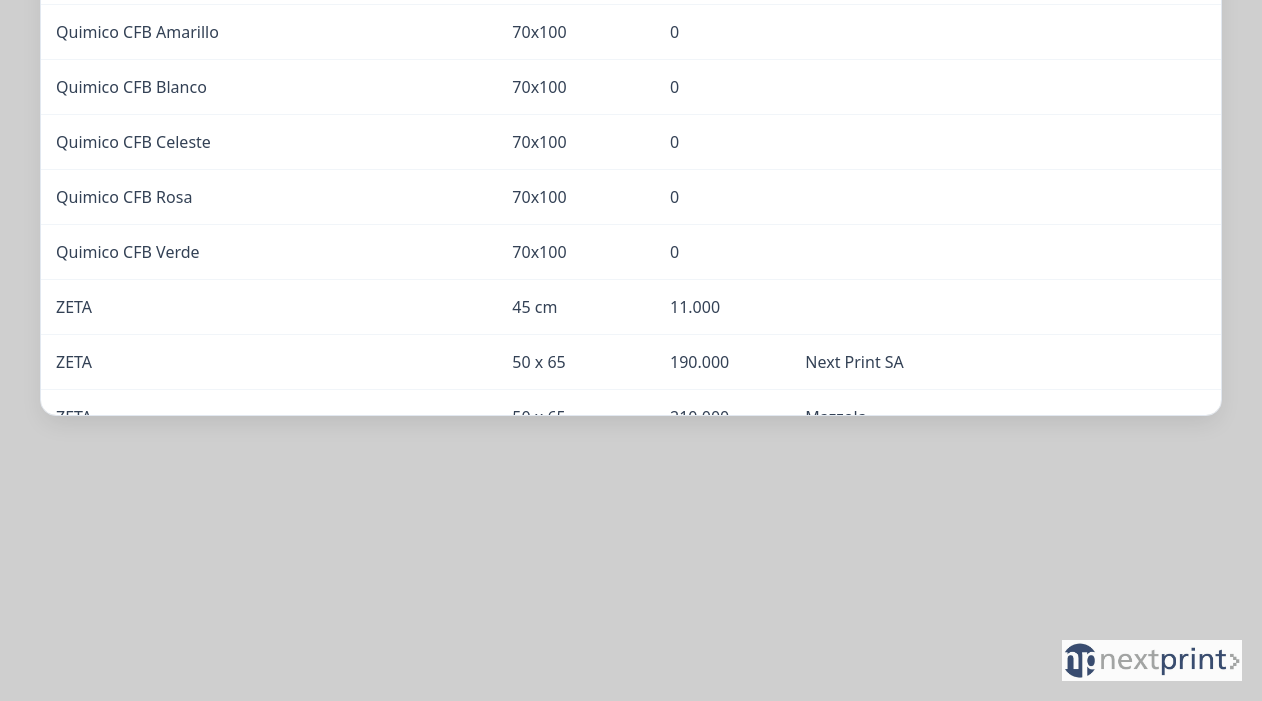
The app's page /papel/inventario (signed in, lower part), older data.
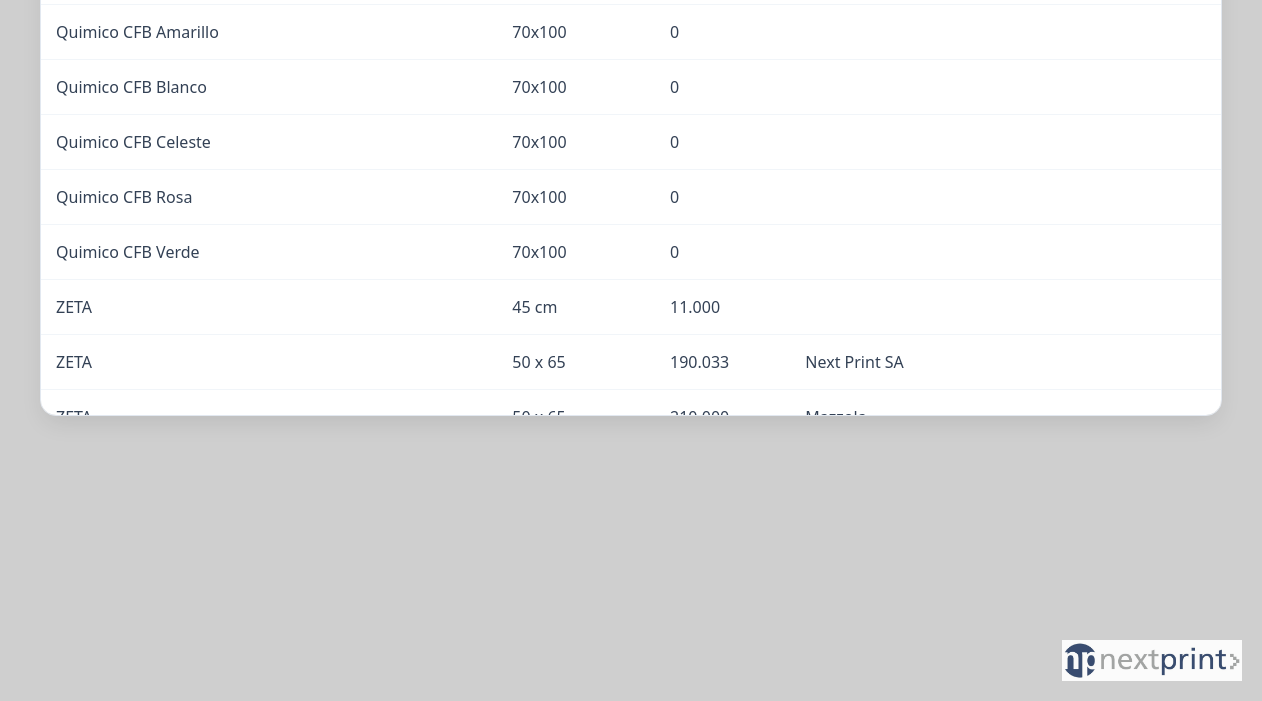
The same page, newer data.
### tables this page shows
CREATE TABLE papel_inventario (
                    id INTEGER PRIMARY KEY AUTOINCREMENT,
                    nombre TEXT NOT NULL,
                    formato TEXT NOT NULL,
                    stock_inicial INTEGER DEFAULT 0,
                    entradas INTEGER DEFAULT 0,
                    salidas INTEGER DEFAULT 0,
                    total INTEGER DEFAULT 0,
                    observaciones TEXT DEFAULT '',
                    sede TEXT DEFAULT '',
                    UNIQUE(nombre, formato, sede)
                );

### app.py (the view)
@app.route("/papel/inventario")
def papel_inventario():
    conn = get_conn()
    registros = conn.execute("SELECT * FROM papel_inventario").fetchall()
    conn.close()
    registros.sort(key=lambda r: (natural_key(r['nombre']), natural_key(r['formato'])))
    return render_template("base.html", vista="papel_inventario_simple", modo="papel", registros=registros)

### app.py (called while the page is built)
def natural_key(text):
    if not isinstance(text, str):
        return [0]
    return [int(c) if c.isdigit() else c.lower() for c in re.split(r'(\d+)', text)]

def get_db_connection():
    conn = sqlite3.connect(DB_PATH) # <-- Usamos la variable que calculamos arriba
    conn.row_factory = sqlite3.Row
    return conn

@app.template_filter('format_number')
def format_number(value):
    try:
        if value is None:
            return "0"
        return "{:,}".format(int(value)).replace(",", ".")
    except (ValueError, TypeError):
        return value

@app.before_request
def requerir_login():
    rutas_publicas = ['login', 'static']
    if request.endpoint == 'static' or request.endpoint == 'login':
        return
    if not session.get("app_authorized"):
        return redirect(url_for("login"))

### templates/base.html (shortened to what this page needs)
<!DOCTYPE html>
<html lang="es">
<head>
    <link rel="stylesheet" href="{{ url_for('static', filename='styles.css') }}?v=11">
</head>
<body>
    <main class="contenido {% if vista == 'menu' %}contenido-menu{% else %}contenido-app{% endif %}">
        {% if vista == "login_global" %}
        <div class="login-container">
            <form class="login-form" method="POST" action="{{ url_for('login') }}">
                <h2 class="login-title">Bienvenido</h2>
                {% if error %}
                <div class="login-error">{{ error }}</div>
                {% endif %}
                <div class="form-group-login">
                    <label for="usuario">Usuario</label>
                    <input type="text" name="usuario" id="usuario" required autofocus placeholder="Ingresá tu usuario">
                </div>
                <div class="form-group-login">
                    <label for="contrasena">Contraseña</label>
                    <input type="password" name="contrasena" id="contrasena" required placeholder="••••••••">
                </div>
                <div class="chk-container">
                    <input type="checkbox" name="recordar" id="recordar">
                    <label for="recordar">Recordar mi dispositivo</label>
                </div>
                <button type="submit" class="btn-login-submit">Ingresar</button>
                <div class="login-footer">
                    © 2026 Nextprint Stock
                </div>
            </form>
        </div>
        {% elif vista == "papel_inventario_simple" %}
        <section class="historial">
            <div class="historial-tabla-wrapper">
                <table class="historial-tabla" id="tabla-papel-simple">
                    <tbody>
                        {% for r in registros %}
                        <tr>
                            <td>{{ r['nombre'] }}</td>
                            <td>{{ r['formato'] }}</td>
                            <td>{{ r['total'] | format_number }}</td>
                            <td>{{ r['sede'] }}</td>
                            <td>{{ r['observaciones'] }}</td>
                        </tr>
                        {% endfor %}
                    </tbody>
                </table>
            </div>
            {% endif %}
    </main>
    {% if vista != 'login_global' %}
    <img src="{{ url_for('static', filename='img/logo-nextprint.png') }}" alt="Nextprint" class="logo-fixed">
    {% endif %}
</body>
</html>

Row changes from the older to the newer data that the page shows:
changed papel_inventario "Next Print SA": total "190.000" → "190.033"
